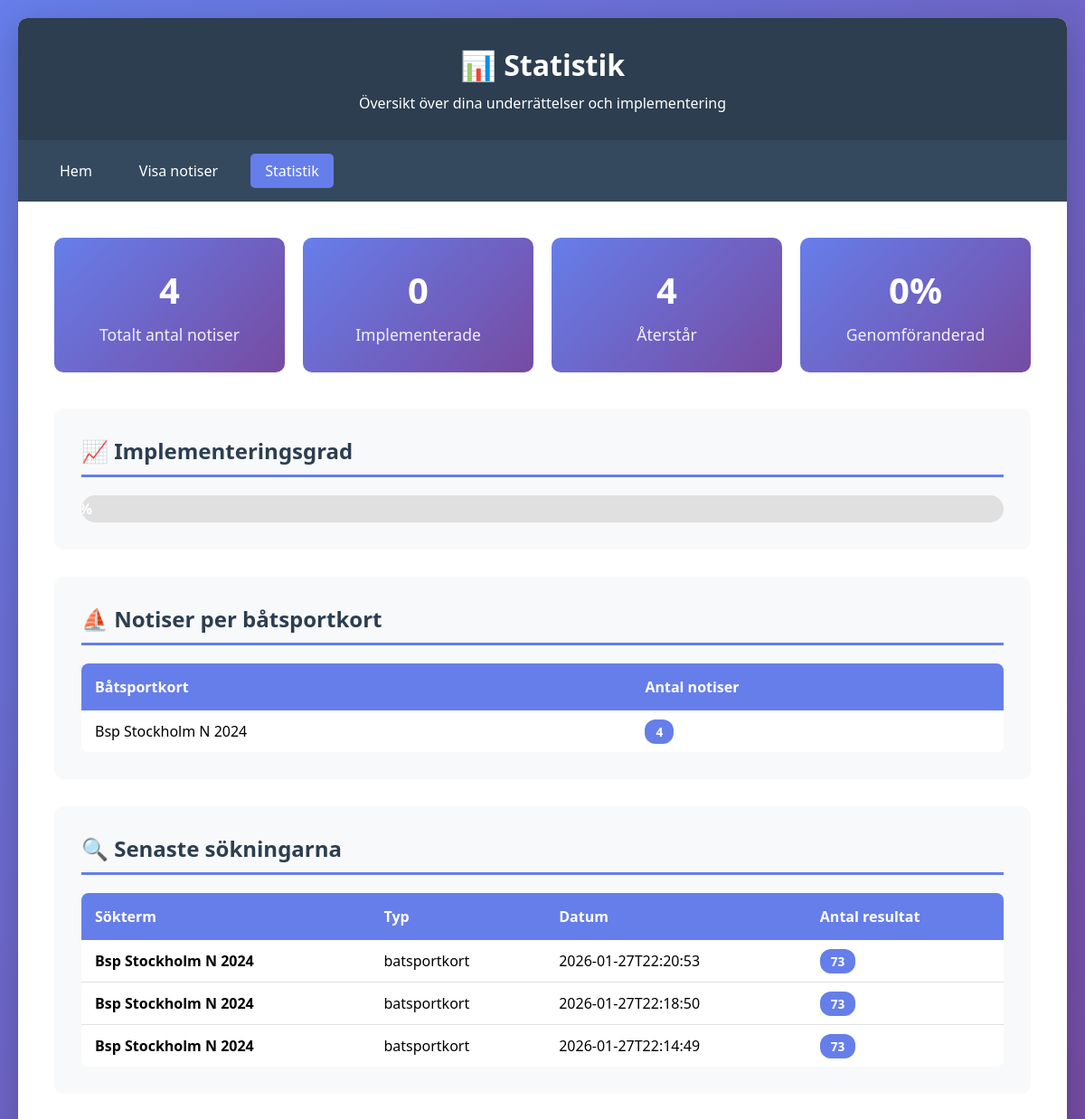
The page /statistics on the database as committed earlier.
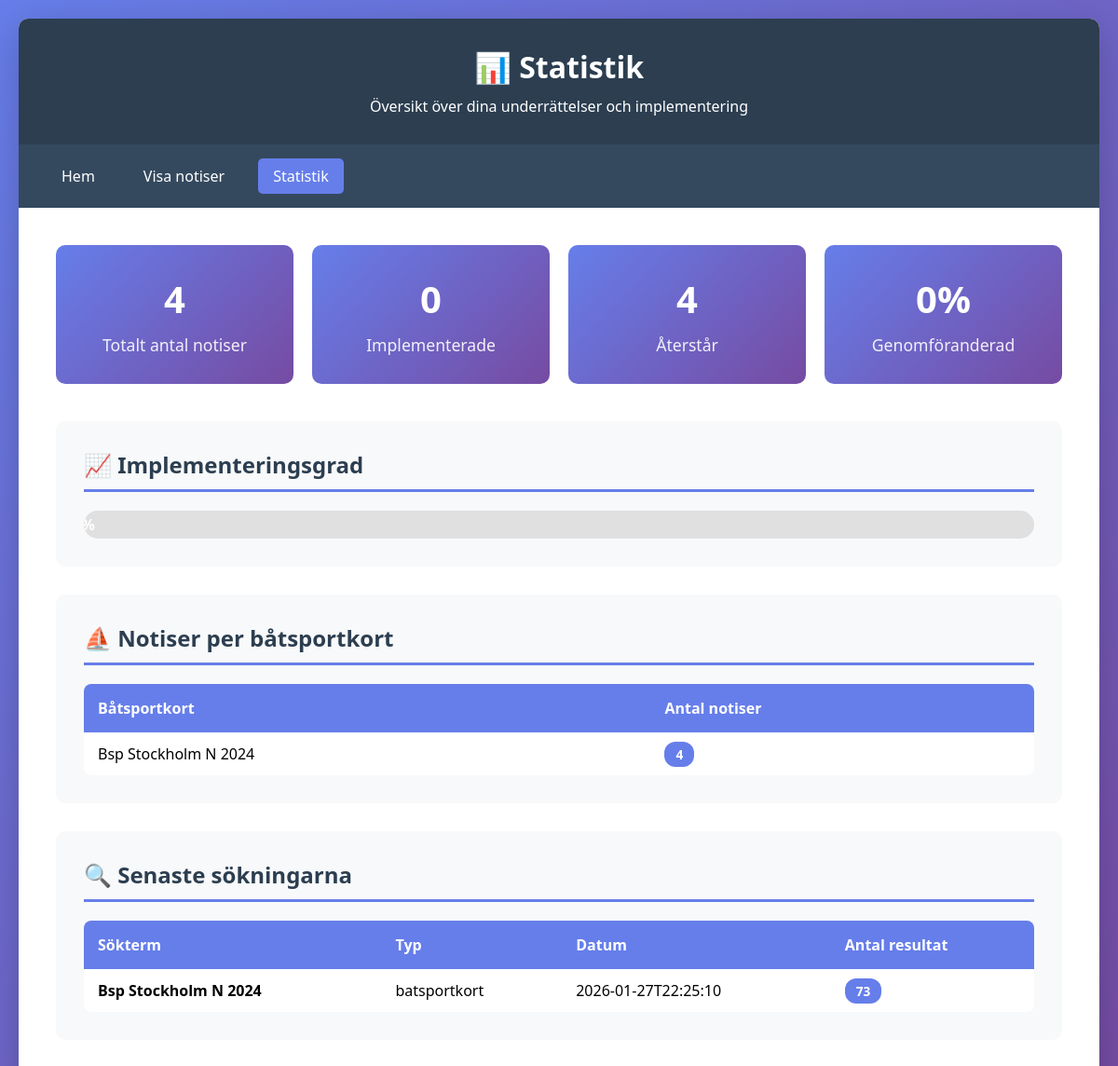
The same page on the database as committed later.
### tables this page shows
CREATE TABLE notices (
            id INTEGER PRIMARY KEY AUTOINCREMENT,
            notice_number TEXT,
            title TEXT,
            affected_charts TEXT,
            sjokort_nummer TEXT,
            batsportkort TEXT,
            published_date TEXT,
            area TEXT,
            content TEXT,
            url TEXT,
            scraped_date TEXT
        );

CREATE TABLE search_history (
            id INTEGER PRIMARY KEY AUTOINCREMENT,
            search_term TEXT,
            search_type TEXT,
            search_date TEXT,
            results_count INTEGER
        );

### app.py (the view)
@app.route('/statistics')
def statistics():
    conn = get_db()
    c = conn.cursor()
    c.execute('SELECT COUNT(*) FROM notices')
    total_notices = c.fetchone()[0]
    c.execute('SELECT COUNT(*) FROM implementation_status WHERE implemented = 1')
    implemented = c.fetchone()[0]
    c.execute('''
        SELECT sjokort_nummer, COUNT(*) as count
        FROM notices
        WHERE sjokort_nummer != ''
        GROUP BY sjokort_nummer
        ORDER BY count DESC
    ''')
    by_sjokort = c.fetchall()
    c.execute('''
        SELECT batsportkort, COUNT(*) as count
        FROM notices
        WHERE batsportkort != ''
        GROUP BY batsportkort
        ORDER BY count DESC
    ''')
    by_batsportkort = c.fetchall()
    c.execute('''
        SELECT search_term, search_type, search_date, results_count
        FROM search_history
        ORDER BY search_date DESC
        LIMIT 10
    ''')
    recent_searches = c.fetchall()
    conn.close()
    return render_template('statistics.html',
                         total_notices=total_notices,
                         implemented=implemented,
                         by_sjokort=by_sjokort,
                         by_batsportkort=by_batsportkort,
                         recent_searches=recent_searches)

### app.py (called while the page is built)
def get_db():
    conn = sqlite3.connect(app.config['DATABASE'])
    conn.row_factory = sqlite3.Row
    return conn

### templates/statistics.html (shortened to what this page needs)
<!DOCTYPE html>
<html lang="sv">
<head>
</head>
<body>
    <div class="container">
        <header>
            <h1>📊 Statistik</h1>
            <p>Översikt över dina underrättelser och implementering</p>
        </header>
        <nav>
            <a href="/">Hem</a>
            <a href="/notices">Visa notiser</a>
            <a href="/statistics" class="active">Statistik</a>
        </nav>
        <div class="content">
            <div class="stats-grid">
                <div class="stat-card">
                    <h3>{{ total_notices }}</h3>
                    <p>Totalt antal notiser</p>
                </div>
                <div class="stat-card">
                    <h3>{{ implemented }}</h3>
                    <p>Implementerade</p>
                </div>
                <div class="stat-card">
                    <h3>{{ total_notices - implemented }}</h3>
                    <p>Återstår</p>
                </div>
                <div class="stat-card">
                    <h3>{% if total_notices > 0 %}{{ ((implemented / total_notices) * 100)|round|int }}%{% else %}0%{% endif %}</h3>
                    <p>Genomföranderad</p>
                </div>
            </div>
            {% if total_notices > 0 %}
            <div class="section">
                <h2>📈 Implementeringsgrad</h2>
                <div class="progress-bar">
                    <div class="progress-fill" style="width: {% if total_notices > 0 %}{{ (implemented / total_notices) * 100 }}%{% else %}0%{% endif %}">
                        {% if total_notices > 0 %}{{ ((implemented / total_notices) * 100)|round|int }}%{% else %}0%{% endif %}
                    </div>
                </div>
            </div>
            {% endif %}
            {% if by_batsportkort %}
            <div class="section">
                <h2>⛵ Notiser per båtsportkort</h2>
                <table>
                    <thead>
                        <tr>
                            <th>Båtsportkort</th>
                            <th>Antal notiser</th>
                        </tr>
                    </thead>
                    <tbody>
                        {% for item in by_batsportkort %}
                        <tr>
                            <td>{{ item[0] }}</td>
                            <td><span class="badge">{{ item[1] }}</span></td>
                        </tr>
                        {% endfor %}
                    </tbody>
                </table>
            </div>
            {% endif %}
            {% if recent_searches %}
            <div class="section">
                <h2>🔍 Senaste sökningarna</h2>
                <table>
                    <thead>
                        <tr>
                            <th>Sökterm</th>
                            <th>Typ</th>
                            <th>Datum</th>
                            <th>Antal resultat</th>
                        </tr>
                    </thead>
                    <tbody>
                        {% for search in recent_searches %}
                        <tr>
                            <td><strong>{{ search[0] }}</strong></td>
                            <td>{{ search[1] }}</td>
                            <td>{{ search[2][:19] }}</td>
                            <td><span class="badge">{{ search[3] }}</span></td>
                        </tr>
                        {% endfor %}
                    </tbody>
                </table>
            </div>
            {% endif %}
        </div>
    </div>
</body>
</html>

### templates/statistics.html (style rules this page uses)
* { margin: 0; padding: 0; box-sizing: border-box; }
body { font-family: 'Segoe UI', Tahoma, Geneva, Verdana, sans-serif; background: linear-gradient(135deg, #667eea 0%, #764ba2 100%); min-height: 100vh; padding: 20px; }
.container { max-width: 1400px; margin: 0 auto; background: white; border-radius: 10px; box-shadow: 0 10px 40px rgba(0,0,0,0.2); overflow: hidden; }
header { background: #2c3e50; color: white; padding: 30px; text-align: center; }
header h1 { font-size: 2em; margin-bottom: 10px; }
nav { background: #34495e; padding: 15px 30px; display: flex; gap: 20px; flex-wrap: wrap; }
nav a { color: white; text-decoration: none; padding: 8px 16px; border-radius: 5px; transition: background 0.3s; }
nav a.active { background: #667eea; }
.content { padding: 40px; }
.stats-grid { display: grid; grid-template-columns: repeat(auto-fit, minmax(250px, 1fr)); gap: 20px; margin-bottom: 40px; }
.stat-card { background: linear-gradient(135deg, #667eea 0%, #764ba2 100%); color: white; padding: 30px; border-radius: 10px; text-align: center; }
.stat-card h3 { font-size: 2.5em; margin-bottom: 10px; }
.stat-card p { opacity: 0.9; font-size: 1.1em; }
.section { background: #f8f9fa; padding: 30px; border-radius: 10px; margin-bottom: 30px; }
.section h2 { color: #2c3e50; margin-bottom: 20px; padding-bottom: 10px; border-bottom: 3px solid #667eea; }
table { width: 100%; border-collapse: collapse; background: white; border-radius: 8px; overflow: hidden; }
table th { background: #667eea; color: white; padding: 15px; text-align: left; font-weight: 600; }
table td { padding: 12px 15px; border-bottom: 1px solid #e0e0e0; }
table tr:last-child td { border-bottom: none; }
.badge { background: #667eea; color: white; padding: 4px 12px; border-radius: 12px; font-size: 0.85em; font-weight: bold; }
.progress-bar { width: 100%; height: 30px; background: #e0e0e0; border-radius: 15px; overflow: hidden; margin-top: 20px; }
.progress-fill { height: 100%; background: linear-gradient(90deg, #4caf50 0%, #8bc34a 100%); display: flex; align-items: center; justify-content: center; color: white; font-weight: bold; transition: width 0.3s; }

Rows that differ between the two databases and show on the page:
removed search_history: search_term "Bsp Stockholm N 2024", search_type "batsportkort", search_date "2026-01-27T22:20:53", results_count "73"
removed search_history: search_term "Bsp Stockholm N 2024", search_type "batsportkort", search_date "2026-01-27T22:18:50", results_count "73"
changed search_history "batsportkort": search_date "2026-01-27T22:14:49" → "2026-01-27T22:25:10"
